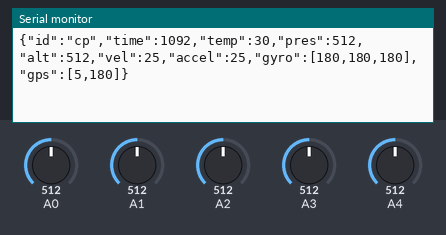
Bench run of a sketch on a simulated Arduino Uno, built with avr-gcc and run on an emulated ATmega328P. Parts: the last lines printed to the serial monitor. The inputs (shaded band) are chosen by the test bench; at power-on: A0 = 512, A1 = 512, A2 = 512, A3 = 512, A4 = 512.

Above: at 1.2 s.
1.3 s: A0 set to 298
At 1.38 s:
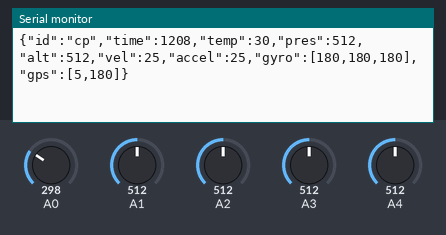
4.3 s: A0 set to 270
At 4.38 s:
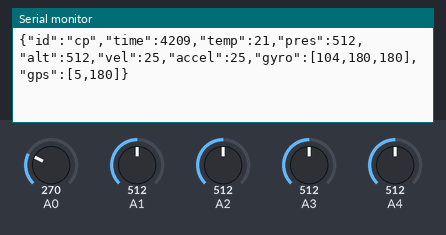
7.3 s: A1 set to 294
At 7.36 s:
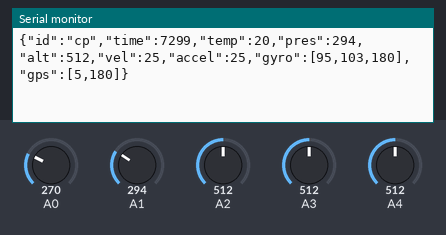
10.3 s: A1 set to 274
At 10.33 s:
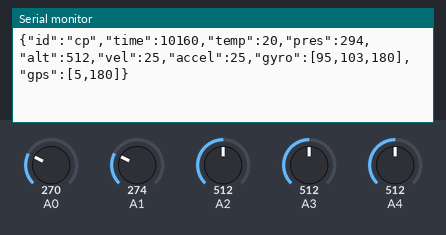
13.3 s: A2 set to 303
At 13.31 s:
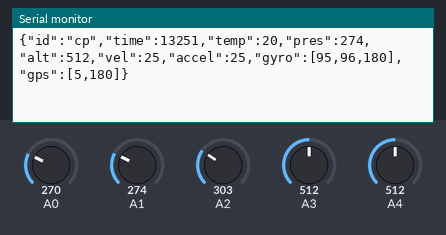
16.3 s: A2 set to 277
At 16.4 s:
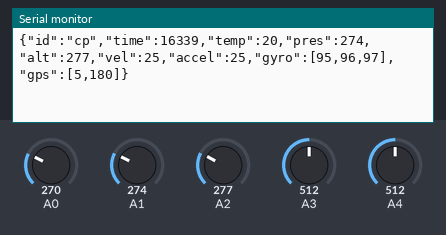
Timing chart, 0 to 19.3 s (numbered marks = the images above; inputs shaded):
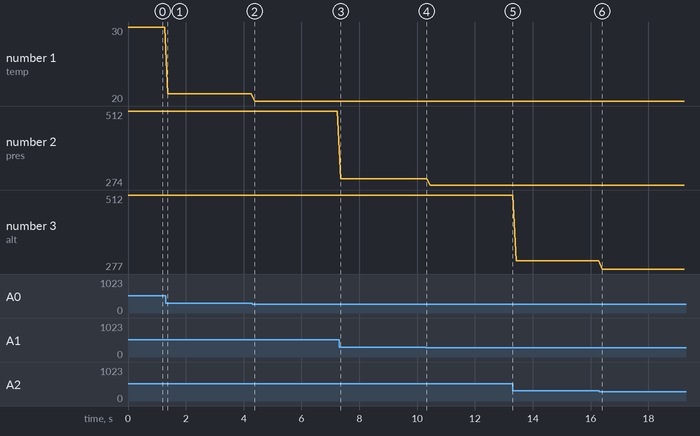

The sketch:

carga_primaria.ino
```cpp
// Pruebas con potenciometros
#include <ArduinoJson.h>

// JSON DOCUMENT
StaticJsonDocument<200> doc;

void setup() {
  // Se inicia comunicacion serial
  Serial.begin(9600);
}


void loop() {
  doc["id"] = "cp";
  doc["time"] = millis();
  doc["temp"] = map(analogRead(A0) ,0, 1023, 10, 50);
  doc["pres"] = analogRead(A1);
  doc["alt"] = analogRead(A2);
  doc["vel"] = map(analogRead(A3) ,0, 1023, 0, 50);
  doc["accel"] = map(analogRead(A4) ,0, 1023, 0, 50);
  doc["gyro"][0] = map(analogRead(A0) ,0, 1023, 0, 360);
  doc["gyro"][1] = map(analogRead(A1) ,0, 1023, 0, 360);
  doc["gyro"][2] = map(analogRead(A2) ,0, 1023, 0, 360);
  doc["gps"][0] = map(analogRead(A3) ,0, 1023, 0, 10);
  doc["gps"][1] = map(analogRead(A4) ,0, 1023, 0, 360);

  String msg;
  int buff = serializeJson(doc, msg);
  Serial.println(msg);
  delay(10);
}
```

Measured:
- after the input at 7.3 s, the serial monitor: prints a new line after 0.06 s (image 3)
- after the input at 16.3 s, the serial monitor: prints a new line after 0.10 s (image 6)
- plotted number 1: 30 → 21 after the input at 1.3 s, 21 → 20 after the input at 4.3 s
- plotted number 2: 512 → 294 after the input at 7.3 s, 294 → 274 after the input at 10.3 s
- plotted number 3: 512 → 303 after the input at 13.3 s, 303 → 277 after the input at 16.3 s
